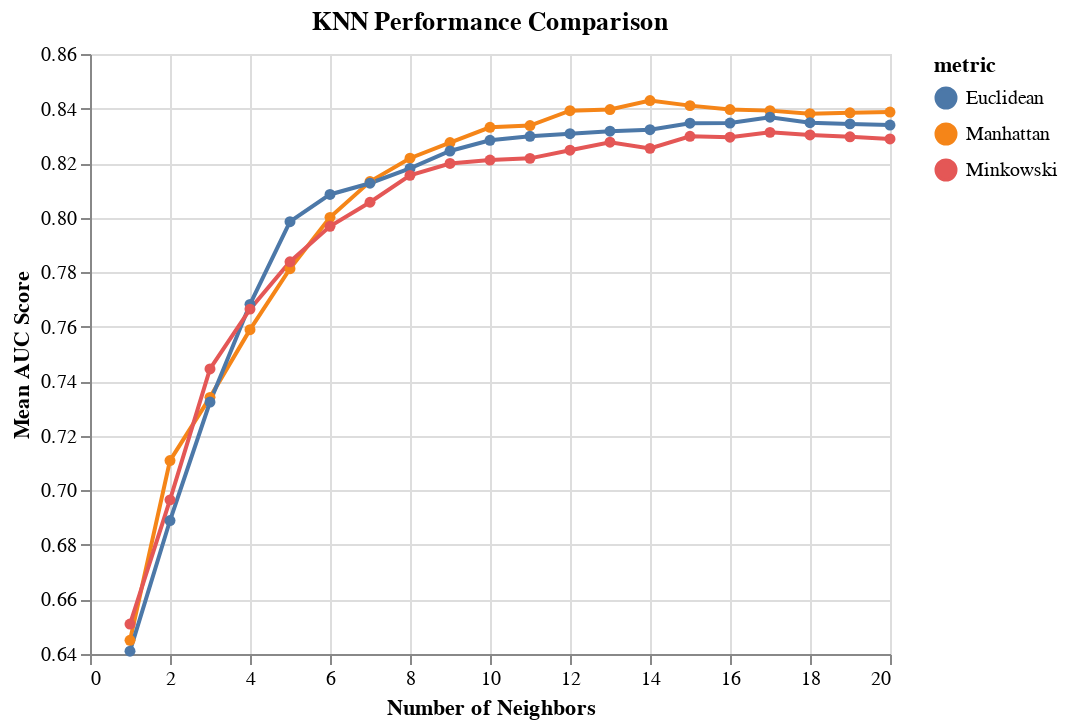

Here is the notebook cell this chart was saved with:
### Markdown cell above
Plotting the hyperparameter tuning results from the cross-validation using the altair module. The plot below shows that K = 14 with the Manhattan distance metric (p=1) performs better than other hyperparameter combinations.

### Code cell
import altair as alt

alt.Chart(results_KNN, 
          title='KNN Performance Comparison'
         ).mark_line(point=True).encode(
    alt.X('n_neighbors', title='Number of Neighbors'),
    alt.Y('test_score', title='Mean AUC Score', scale=alt.Scale(zero=False)),
    color='metric'
)

### Figure 1 — Vega-Lite specification as saved in the notebook (floating-point values rounded to 4 significant figures)
{"config": {"view": {"continuousWidth": 400, "continuousHeight": 300}}, "data": {"name": "data-4ab4ed00d1d48d21ffe9142532415c21"}, "mark": {"type": "line", "point": true}, "encoding": {"color": {"type": "nominal", "field": "metric"}, "x": {"type": "quantitative", "field": "n_neighbors", "title": "Number of Neighbors"}, "y": {"type": "quantitative", "field": "test_score", "scale": {"zero": false}, "title": "Mean AUC Score"}}, "title": "KNN Performance Comparison", "$schema": "https://vega.github.io/schema/vega-lite/v4.8.1.json", "datasets": {"data-4ab4ed00d1d48d21ffe9142532415c21": [{"n_neighbors": 1, "p": 1, "test_score": 0.645, "metric": "Manhattan"}, {"n_neighbors": 1, "p": 2, "test_score": 0.641, "metric": "Euclidean"}, {"n_neighbors": 1, "p": 5, "test_score": 0.651, "metric": "Minkowski"}, {"n_neighbors": 2, "p": 1, "test_score": 0.7109, "metric": "Manhattan"}, {"n_neighbors": 2, "p": 2, "test_score": 0.6889, "metric": "Euclidean"}, {"n_neighbors": 2, "p": 5, "test_score": 0.6965, "metric": "Minkowski"}, {"n_neighbors": 3, "p": 1, "test_score": 0.7341, "metric": "Manhattan"}, {"n_neighbors": 3, "p": 2, "test_score": 0.7324, "metric": "Euclidean"}, {"n_neighbors": 3, "p": 5, "test_score": 0.7445, "metric": "Minkowski"}, {"n_neighbors": 4, "p": 1, "test_score": 0.7589, "metric": "Manhattan"}, {"n_neighbors": 4, "p": 2, "test_score": 0.7682, "metric": "Euclidean"}, {"n_neighbors": 4, "p": 5, "test_score": 0.7665, "metric": "Minkowski"}, {"n_neighbors": 5, "p": 1, "test_score": 0.7813, "metric": "Manhattan"}, {"n_neighbors": 5, "p": 2, "test_score": 0.7985, "metric": "Euclidean"}, {"n_neighbors": 5, "p": 5, "test_score": 0.7838, "metric": "Minkowski"}, {"n_neighbors": 6, "p": 1, "test_score": 0.8001, "metric": "Manhattan"}, {"n_neighbors": 6, "p": 2, "test_score": 0.8085, "metric": "Euclidean"}, {"n_neighbors": 6, "p": 5, "test_score": 0.7968, "metric": "Minkowski"}, {"n_neighbors": 7, "p": 1, "test_score": 0.8132, "metric": "Manhattan"}, {"n_neighbors": 7, "p": 2, "test_score": 0.8126, "metric": "Euclidean"}, {"n_neighbors": 7, "p": 5, "test_score": 0.8056, "metric": "Minkowski"}, {"n_neighbors": 8, "p": 1, "test_score": 0.8218, "metric": "Manhattan"}, {"n_neighbors": 8, "p": 2, "test_score": 0.8181, "metric": "Euclidean"}, {"n_neighbors": 8, "p": 5, "test_score": 0.8155, "metric": "Minkowski"}, {"n_neighbors": 9, "p": 1, "test_score": 0.8275, "metric": "Manhattan"}, {"n_neighbors": 9, "p": 2, "test_score": 0.8244, "metric": "Euclidean"}, {"n_neighbors": 9, "p": 5, "test_score": 0.8199, "metric": "Minkowski"}, {"n_neighbors": 10, "p": 1, "test_score": 0.8331, "metric": "Manhattan"}, {"n_neighbors": 10, "p": 2, "test_score": 0.8283, "metric": "Euclidean"}, {"n_neighbors": 10, "p": 5, "test_score": 0.8211, "metric": "Minkowski"}, {"n_neighbors": 11, "p": 1, "test_score": 0.8338, "metric": "Manhattan"}, {"n_neighbors": 11, "p": 2, "test_score": 0.8298, "metric": "Euclidean"}, {"n_neighbors": 11, "p": 5, "test_score": 0.8217, "metric": "Minkowski"}, {"n_neighbors": 12, "p": 1, "test_score": 0.8392, "metric": "Manhattan"}, {"n_neighbors": 12, "p": 2, "test_score": 0.8308, "metric": "Euclidean"}, {"n_neighbors": 12, "p": 5, "test_score": 0.8247, "metric": "Minkowski"}, {"n_neighbors": 13, "p": 1, "test_score": 0.8396, "metric": "Manhattan"}, {"n_neighbors": 13, "p": 2, "test_score": 0.8317, "metric": "Euclidean"}, {"n_neighbors": 13, "p": 5, "test_score": 0.8276, "metric": "Minkowski"}, {"n_neighbors": 14, "p": 1, "test_score": 0.8429, "metric": "Manhattan"}, {"n_neighbors": 14, "p": 2, "test_score": 0.8322, "metric": "Euclidean"}, {"n_neighbors": 14, "p": 5, "test_score": 0.8254, "metric": "Minkowski"}, {"n_neighbors": 15, "p": 1, "test_score": 0.8411, "metric": "Manhattan"}, {"n_neighbors": 15, "p": 2, "test_score": 0.8346, "metric": "Euclidean"}, {"n_neighbors": 15, "p": 5, "test_score": 0.8298, "metric": "Minkowski"}, {"n_neighbors": 16, "p": 1, "test_score": 0.8396, "metric": "Manhattan"}, {"n_neighbors": 16, "p": 2, "test_score": 0.8347, "metric": "Euclidean"}, {"n_neighbors": 16, "p": 5, "test_score": 0.8295, "metric": "Minkowski"}, {"n_neighbors": 17, "p": 1, "test_score": 0.8392, "metric": "Manhattan"}, {"n_neighbors": 17, "p": 2, "test_score": 0.8368, "metric": "Euclidean"}, {"n_neighbors": 17, "p": 5, "test_score": 0.8313, "metric": "Minkowski"}, {"n_neighbors": 18, "p": 1, "test_score": 0.8381, "metric": "Manhattan"}, {"n_neighbors": 18, "p": 2, "test_score": 0.8348, "metric": "Euclidean"}, {"n_neighbors": 18, "p": 5, "test_score": 0.8303, "metric": "Minkowski"}, {"n_neighbors": 19, "p": 1, "test_score": 0.8384, "metric": "Manhattan"}, {"n_neighbors": 19, "p": 2, "test_score": 0.8344, "metric": "Euclidean"}, {"n_neighbors": 19, "p": 5, "test_score": 0.8296, "metric": "Minkowski"}, {"n_neighbors": 20, "p": 1, "test_score": 0.8387, "metric": "Manhattan"}, {"n_neighbors": 20, "p": 2, "test_score": 0.8339, "metric": "Euclidean"}, {"n_neighbors": 20, "p": 5, "test_score": 0.8289, "metric": "Minkowski"}]}}
